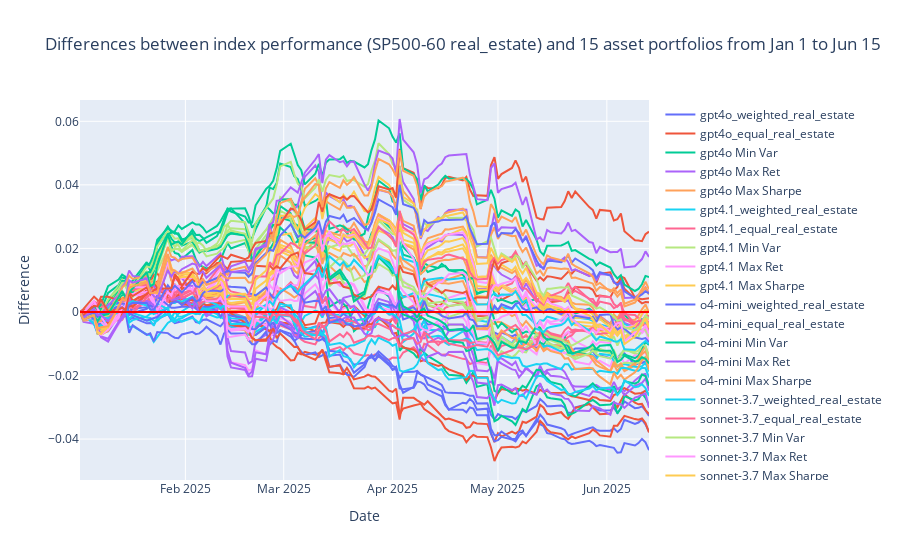

Source (notebook cell):
### Markdown cell above
The table above is used to compose the Table 5.2 with portfolio performances based on out-of-sample cumulative returns.

### Code cell
outsample_data_diff_comp = cumulative_returns_diff_comp.loc[outsample_startdate:outsample_enddate]

fig = go.Figure()

for column in outsample_data_diff_comp.columns:
    fig.add_trace(go.Scatter(x=outsample_data_diff_comp.index.sort_values(),
                                y=outsample_data_diff_comp[column],
                                mode='lines',
                                name=column))

fig.add_trace(go.Scatter(x=outsample_data.index.sort_values(),
                            y=np.array([0] * len(outsample_data)),
                            mode='lines',
                            name='Zero Line',
                            line=dict(width=2, color='red')))

num_asset = len(df_sector)
fig.update_layout(
    title=f'Differences between index performance ({full_ticker} {sector_name}) and {num_asset} asset portfolios from Jan 1 to Jun 15',
    xaxis_title='Date',
    yaxis_title='Difference',
    hovermode="x unified"
)

fig.show()
